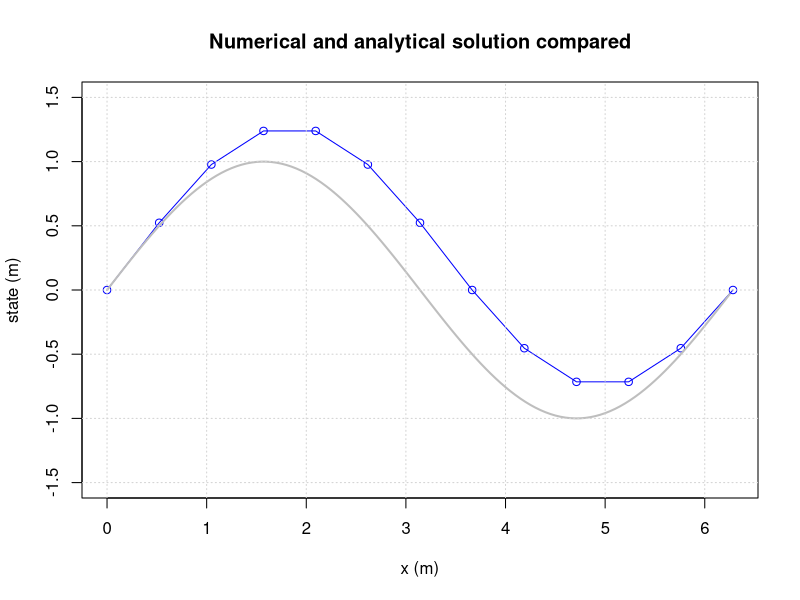
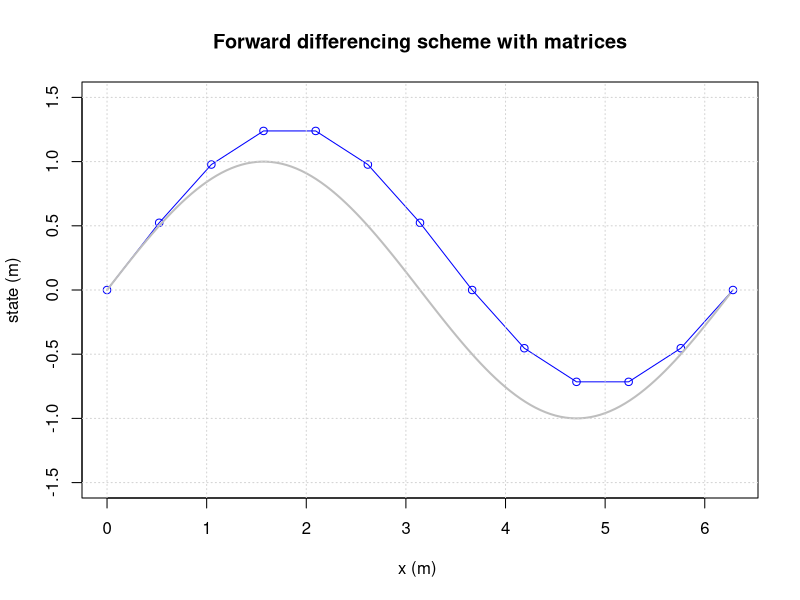
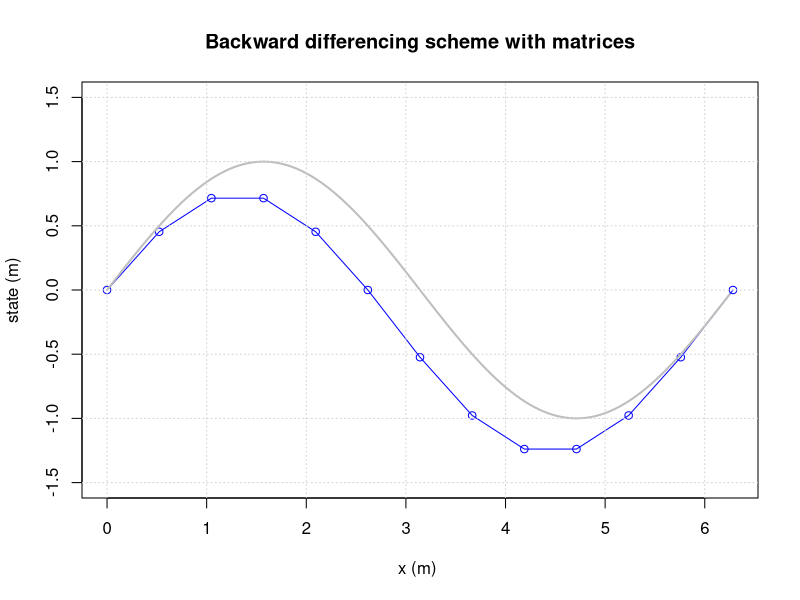
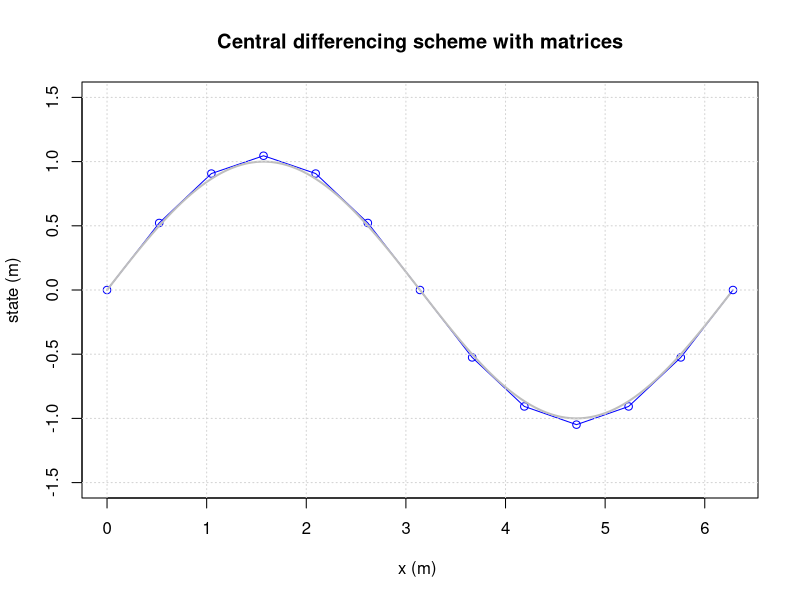

Write the R code that produced these figures, in order.
## ---- chunk 1
# Initial parameter values
left          = 0     # usually this variable is set to 0
right         = 2*pi  # end time of the simulation (50)
dx            = pi/6  # delta t; time discretisation (0.25)
left.state    = 0     # state of the system at the beginning of the simulation

# Simulation initialisation
space         = left
result.state  = c(left.state)
result.space  = c(left)
current.state = left.state

sys.fun = function(space,state){
  return(state + dx*cos(space))
}

# Simulation
while(space < right)
{
  current.state = sys.fun(space,current.state)
  result.state  = c(result.state,current.state)
  space         = space + dx
  result.space  = c(result.space,space)
}

# Plotting
plot(result.space,result.state,type='o', xlab="x (m)",ylab="state (m)", ylim = c(-1.5,1.5), col="blue")
space.sequence = seq(left,right,by=0.05)
analyt.state=sin(space.sequence)
lines(space.sequence,analyt.state,col='grey',lwd=2)
title(main='Numerical and analytical solution compared')
grid()
## ---- chunk 2
rm(list=ls()) 

# setting up initial parameters
dx    = pi/6
left  = 0
right = 2*pi
xcoor = seq(left,right, by=dx) # builds a list of all coordinates

bl    = 0                      # left boundary condition
V     = c()                    # build an empty vector for the solutions
M     = matrix(0,nrow=length(xcoor),ncol=length(xcoor)) # an empty matrix for the differencing scheme

# populating vector and matrix
for(j in 2:(length(xcoor)))
{
  M[j,j]   = 1
  M[j,j-1] = -1
  V[j]     = dx*cos(xcoor[j-1])  # -1 because it's an explicit scheme
}

# left boundary condtion
M[1,1]     = 1
M[1,2]     = 0
V[1]       = bl

# solve matrix equation
s = solve(M,V)

# plotting
plot(xcoor,s,ylab="state (m)",xlab="x (m) ",type='o',col='blue', ylim=c(-1.5,1.5)) # numerical approximation
x_sol = seq(left,right,by=0.05)
lines(x_sol,sin(x_sol),type='l', col="grey",lwd=2)
title(main='Forward differencing scheme with matrices')
grid()
## ---- chunk 3
rm(list=ls()) 

# setting up initial parameters
dx    = pi/6
left  = 0
right = 2*pi
xcoor = seq(left,right, by=dx) # builds a list of all coordinates

bl    = 0                      # left boundary condition
V     = c()                    # build an empty vector for the solutions
M     = matrix(0,nrow=length(xcoor),ncol=length(xcoor)) # an empty matrix for the differencing scheme

# populating vector and matrix
for(j in 2:(length(xcoor)))
{
  M[j,j]   = 1
  M[j,j-1] = -1
  V[j]     = dx*cos(xcoor[j])
}

# left boundary condtion
M[1,1]     = 1
M[1,2]     = 0
V[1]       = bl

# solve matrix equation
s = solve(M,V)

# plotting
plot(xcoor,s,ylab="state (m)",xlab="x (m) ",type='o',col='blue', ylim=c(-1.5,1.5)) # numerical approximation
x_sol = seq(left,right,by=0.05)
lines(x_sol,sin(x_sol),type='l', col="grey",lwd=2)
title(main='Backward differencing scheme with matrices')
grid()
## ---- chunk 4
rm(list=ls()) 

# setting up initial parameters
dx    = pi/6
left  = 0
right = 2*pi
xcoor = seq(left,right, by=dx) # builds a list of all coordinates

bl    = sin(left)              # left boundary condition
br    = sin(right)             # right boundary condition
V     = c()                    # build an empty vector for the solutions
M     = matrix(0,nrow=length(xcoor),ncol=length(xcoor)) # an empty matrix for the differencing scheme

# populating vector and matrix
for(j in 2:(length(xcoor)-1))
{
  M[j,j-1] = -1
  if(length(xcoor)!=j){M[j,j+1] = 1}
  M[j,j] = 10E-15 # analytically this should be 0, but this results in a singular matrix that,by defenition is ininvertable. This means that an analytical solution does not exist anymore
  V[j]     = 2*dx*cos(xcoor[j])
}

# left boundary condtion
M[1,1]       = 1
M[1,2]       = 0
V[1]         = bl

# right boundary condition
end = length(xcoor)
M[end,end]   = 1
M[end,end-1] = 0
V[end]       = br

# solve matrix equation
s = solve(M,V)

# plotting
plot(xcoor,s,ylab="state (m)",xlab="x (m) ",type='o',col='blue', ylim=c(-1.5,1.5)) # numerical approximation
x_sol = seq(left,right,by=0.05)
lines(x_sol,sin(x_sol),type='l', col="grey",lwd=2)
title(main='Central differencing scheme with matrices')
grid()
